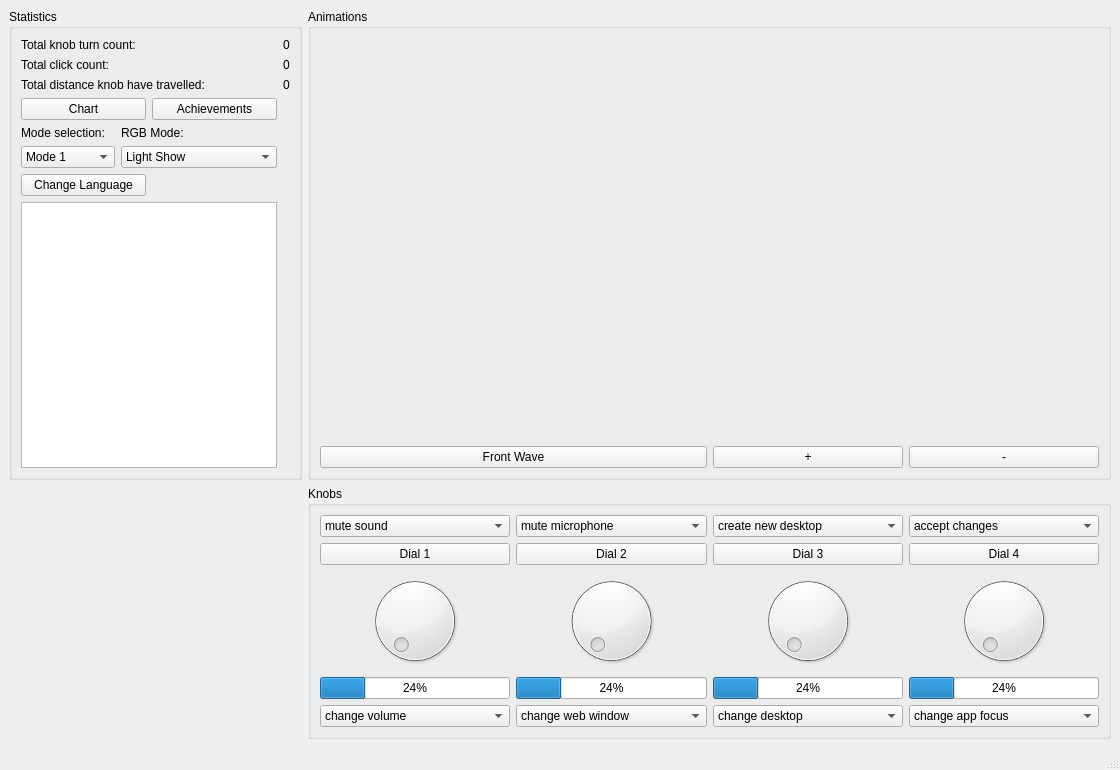
<?xml version="1.0" encoding="UTF-8"?>
<ui version="4.0">
 <class>MainWindow</class>
 <widget class="QMainWindow" name="MainWindow">
  <property name="geometry">
   <rect>
    <x>0</x>
    <y>0</y>
    <width>1120</width>
    <height>770</height>
   </rect>
  </property>
  <property name="windowTitle">
   <string>MainWindow</string>
  </property>
  <widget class="QWidget" name="centralwidget">
   <layout class="QFormLayout" name="formLayout_2">
    <item row="0" column="0">
     <widget class="QGroupBox" name="groupBox_3">
      <property name="title">
       <string>Statistics</string>
      </property>
      <layout class="QGridLayout" name="gridLayout_2">
       <item row="2" column="0" colspan="2">
        <layout class="QFormLayout" name="formLayout">
         <item row="0" column="0">
          <layout class="QVBoxLayout" name="verticalLayout_3">
           <item>
            <widget class="QLabel" name="label_5">
             <property name="text">
              <string>Mode selection:   </string>
             </property>
            </widget>
           </item>
           <item>
            <widget class="QComboBox" name="zmiana_trybu">
             <item>
              <property name="text">
               <string>Mode 1</string>
              </property>
             </item>
             <item>
              <property name="text">
               <string>Mode 2</string>
              </property>
             </item>
            </widget>
           </item>
          </layout>
         </item>
         <item row="0" column="1">
          <layout class="QVBoxLayout" name="verticalLayout_2">
           <item>
            <widget class="QLabel" name="label_4">
             <property name="text">
              <string>RGB Mode:</string>
             </property>
            </widget>
           </item>
           <item>
            <widget class="QComboBox" name="zmiana_led">
             <item>
              <property name="text">
               <string>Light Show</string>
              </property>
             </item>
             <item>
              <property name="text">
               <string>Colour Step</string>
              </property>
             </item>
             <item>
              <property name="text">
               <string>R-G-B Transition</string>
              </property>
             </item>
             <item>
              <property name="text">
               <string>Breathing</string>
              </property>
             </item>
            </widget>
           </item>
          </layout>
         </item>
        </layout>
       </item>
       <item row="1" column="0">
        <widget class="QPushButton" name="Wykres">
         <property name="text">
          <string>Chart</string>
         </property>
        </widget>
       </item>
       <item row="1" column="1">
        <widget class="QPushButton" name="osiagniecia_przycisk">
         <property name="text">
          <string>Achievements</string>
         </property>
        </widget>
       </item>
       <item row="0" column="2">
        <layout class="QVBoxLayout" name="verticalLayout_4">
         <item>
          <widget class="QLabel" name="total_knob_count">
           <property name="text">
            <string>0</string>
           </property>
          </widget>
         </item>
         <item>
          <widget class="QLabel" name="total_click_count">
           <property name="text">
            <string>0</string>
           </property>
          </widget>
         </item>
         <item>
          <widget class="QLabel" name="distance">
           <property name="text">
            <string>0</string>
           </property>
          </widget>
         </item>
        </layout>
       </item>
       <item row="3" column="0">
        <widget class="QPushButton" name="languageButton">
         <property name="text">
          <string>Change Language</string>
         </property>
        </widget>
       </item>
       <item row="4" column="0" colspan="2">
        <widget class="QGraphicsView" name="wyswietlacz"/>
       </item>
       <item row="0" column="0" colspan="2">
        <layout class="QVBoxLayout" name="verticalLayout">
         <item>
          <widget class="QLabel" name="label">
           <property name="text">
            <string>Total knob turn count:</string>
           </property>
          </widget>
         </item>
         <item>
          <widget class="QLabel" name="label_3">
           <property name="text">
            <string>Total click count:</string>
           </property>
          </widget>
         </item>
         <item>
          <widget class="QLabel" name="label_2">
           <property name="text">
            <string>Total distance knob have travelled:</string>
           </property>
          </widget>
         </item>
        </layout>
       </item>
      </layout>
     </widget>
    </item>
    <item row="1" column="1">
     <widget class="QGroupBox" name="groupBox">
      <property name="title">
       <string>Knobs</string>
      </property>
      <layout class="QGridLayout" name="gridLayout">
       <item row="0" column="0">
        <layout class="QHBoxLayout" name="horizontalLayout_6">
         <item>
          <widget class="QComboBox" name="przycisk_pok1">
           <item>
            <property name="text">
             <string>mute sound</string>
            </property>
           </item>
           <item>
            <property name="text">
             <string>mute microphone</string>
            </property>
           </item>
           <item>
            <property name="text">
             <string>create new desktop</string>
            </property>
           </item>
           <item>
            <property name="text">
             <string>accept changes</string>
            </property>
           </item>
          </widget>
         </item>
         <item>
          <widget class="QComboBox" name="przycisk_pok2">
           <item>
            <property name="text">
             <string>mute microphone</string>
            </property>
           </item>
           <item>
            <property name="text">
             <string>mute sound</string>
            </property>
           </item>
           <item>
            <property name="text">
             <string>create new desktop</string>
            </property>
           </item>
           <item>
            <property name="text">
             <string>accept changes</string>
            </property>
           </item>
          </widget>
         </item>
         <item>
          <widget class="QComboBox" name="przycisk_pok3">
           <item>
            <property name="text">
             <string>create new desktop</string>
            </property>
           </item>
           <item>
            <property name="text">
             <string>mute sound</string>
            </property>
           </item>
           <item>
            <property name="text">
             <string>mute microphone</string>
            </property>
           </item>
           <item>
            <property name="text">
             <string>accept changes</string>
            </property>
           </item>
          </widget>
         </item>
         <item>
          <widget class="QComboBox" name="przycisk_pok4">
           <item>
            <property name="text">
             <string>accept changes</string>
            </property>
           </item>
           <item>
            <property name="text">
             <string>mute sound</string>
            </property>
           </item>
           <item>
            <property name="text">
             <string>mute microphone</string>
            </property>
           </item>
           <item>
            <property name="text">
             <string>create new desktop</string>
            </property>
           </item>
          </widget>
         </item>
        </layout>
       </item>
       <item row="1" column="0">
        <layout class="QHBoxLayout" name="horizontalLayout_3">
         <item>
          <widget class="QPushButton" name="pushButton_3">
           <property name="text">
            <string>Dial 1</string>
           </property>
          </widget>
         </item>
         <item>
          <widget class="QPushButton" name="pushButton_2">
           <property name="text">
            <string>Dial 2</string>
           </property>
          </widget>
         </item>
         <item>
          <widget class="QPushButton" name="pushButton_4">
           <property name="text">
            <string>Dial 3</string>
           </property>
          </widget>
         </item>
         <item>
          <widget class="QPushButton" name="pushButton">
           <property name="text">
            <string>Dial 4</string>
           </property>
          </widget>
         </item>
        </layout>
       </item>
       <item row="2" column="0">
        <layout class="QHBoxLayout" name="horizontalLayout">
         <item>
          <widget class="QDial" name="dial_4">
           <property name="wrapping">
            <bool>false</bool>
           </property>
          </widget>
         </item>
         <item>
          <widget class="QDial" name="dial_2"/>
         </item>
         <item>
          <widget class="QDial" name="dial_3"/>
         </item>
         <item>
          <widget class="QDial" name="dial"/>
         </item>
        </layout>
       </item>
       <item row="3" column="0">
        <layout class="QHBoxLayout" name="horizontalLayout_2">
         <item>
          <widget class="QProgressBar" name="progressBar_3">
           <property name="value">
            <number>24</number>
           </property>
          </widget>
         </item>
         <item>
          <widget class="QProgressBar" name="progressBar">
           <property name="value">
            <number>24</number>
           </property>
          </widget>
         </item>
         <item>
          <widget class="QProgressBar" name="progressBar_2">
           <property name="value">
            <number>24</number>
           </property>
          </widget>
         </item>
         <item>
          <widget class="QProgressBar" name="progressBar_4">
           <property name="value">
            <number>24</number>
           </property>
          </widget>
         </item>
        </layout>
       </item>
       <item row="4" column="0">
        <layout class="QHBoxLayout" name="horizontalLayout_5">
         <item>
          <widget class="QComboBox" name="pok1">
           <item>
            <property name="text">
             <string>change volume</string>
            </property>
           </item>
           <item>
            <property name="text">
             <string>change web window</string>
            </property>
           </item>
           <item>
            <property name="text">
             <string>change desktop</string>
            </property>
           </item>
           <item>
            <property name="text">
             <string>change app focus</string>
            </property>
           </item>
          </widget>
         </item>
         <item>
          <widget class="QComboBox" name="pok2">
           <item>
            <property name="text">
             <string>change web window</string>
            </property>
           </item>
           <item>
            <property name="text">
             <string>change volume</string>
            </property>
           </item>
           <item>
            <property name="text">
             <string>change desktop</string>
            </property>
           </item>
           <item>
            <property name="text">
             <string>change app focus</string>
            </property>
           </item>
          </widget>
         </item>
         <item>
          <widget class="QComboBox" name="pok3">
           <item>
            <property name="text">
             <string>change desktop</string>
            </property>
           </item>
           <item>
            <property name="text">
             <string>change volume</string>
            </property>
           </item>
           <item>
            <property name="text">
             <string>change web window</string>
            </property>
           </item>
           <item>
            <property name="text">
             <string>change app focus</string>
            </property>
           </item>
          </widget>
         </item>
         <item>
          <widget class="QComboBox" name="pok4">
           <item>
            <property name="text">
             <string>change app focus</string>
            </property>
           </item>
           <item>
            <property name="text">
             <string>change volume</string>
            </property>
           </item>
           <item>
            <property name="text">
             <string>change web window</string>
            </property>
           </item>
           <item>
            <property name="text">
             <string>change desktop</string>
            </property>
           </item>
          </widget>
         </item>
        </layout>
       </item>
      </layout>
     </widget>
    </item>
    <item row="0" column="1">
     <widget class="QGroupBox" name="groupBox_4">
      <property name="layoutDirection">
       <enum>Qt::LeftToRight</enum>
      </property>
      <property name="title">
       <string>Animations</string>
      </property>
      <layout class="QGridLayout" name="gridLayout_3" columnstretch="0,0">
       <item row="0" column="0">
        <widget class="QLabel" name="label_pic2">
         <property name="layoutDirection">
          <enum>Qt::RightToLeft</enum>
         </property>
         <property name="text">
          <string/>
         </property>
         <property name="alignment">
          <set>Qt::AlignCenter</set>
         </property>
        </widget>
       </item>
       <item row="0" column="1">
        <widget class="QLabel" name="label_pic">
         <property name="text">
          <string/>
         </property>
         <property name="scaledContents">
          <bool>false</bool>
         </property>
         <property name="alignment">
          <set>Qt::AlignHCenter|Qt::AlignTop</set>
         </property>
         <property name="wordWrap">
          <bool>false</bool>
         </property>
        </widget>
       </item>
       <item row="1" column="0">
        <widget class="QPushButton" name="Front_Wave">
         <property name="text">
          <string>Front Wave</string>
         </property>
        </widget>
       </item>
       <item row="1" column="1">
        <layout class="QHBoxLayout" name="horizontalLayout_4">
         <item>
          <widget class="QPushButton" name="oddalenie">
           <property name="text">
            <string>+</string>
           </property>
          </widget>
         </item>
         <item>
          <widget class="QPushButton" name="przyblizenie">
           <property name="text">
            <string>-</string>
           </property>
          </widget>
         </item>
        </layout>
       </item>
      </layout>
     </widget>
    </item>
   </layout>
  </widget>
  <widget class="QStatusBar" name="statusbar"/>
 </widget>
 <resources/>
 <connections>
  <connection>
   <sender>dial_4</sender>
   <signal>valueChanged(int)</signal>
   <receiver>MainWindow</receiver>
   <slot>update()</slot>
   <hints>
    <hint type="sourcelabel">
     <x>508</x>
     <y>571</y>
    </hint>
    <hint type="destinationlabel">
     <x>480</x>
     <y>369</y>
    </hint>
   </hints>
  </connection>
 </connections>
</ui>
